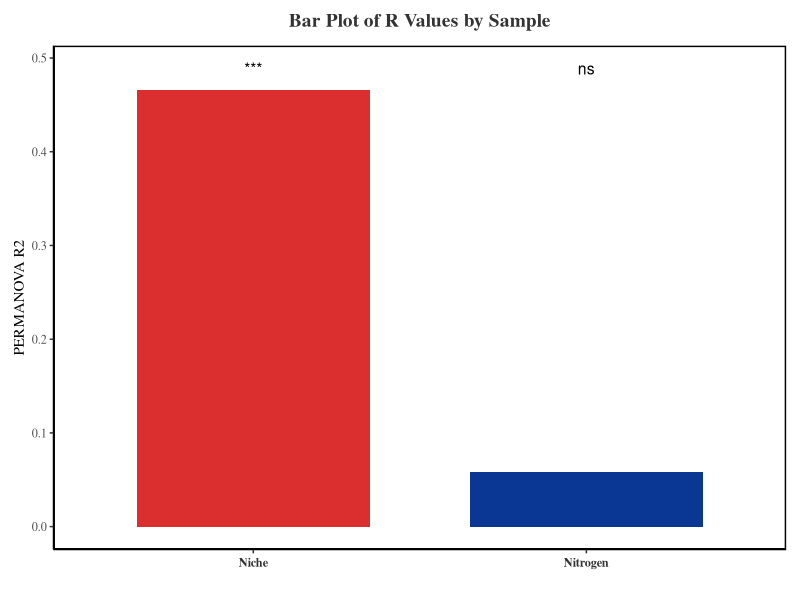
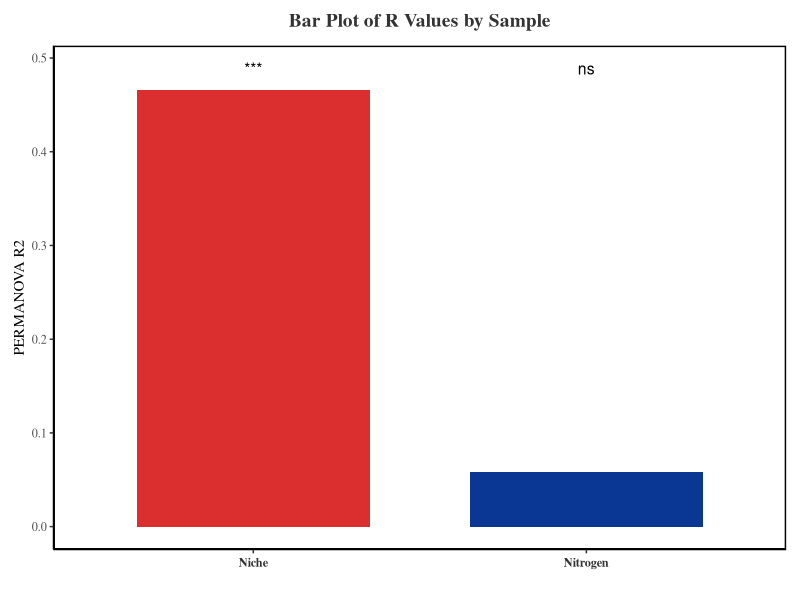

The R script that drew these images, in order:
setwd("C:/Users/ADMIN/Desktop/Longterm N code/Fig.5/")
library(vegan)
gene<-read.csv("Nitrogen gene abundance.csv",
               header = T,row.names = 1)
group<-read.csv("group.csv",header = T,row.names = 1)

gene2 <- merge(gene,group,by = "row.names")


gene3<-gene2[c(1,4:18)]
gene3$Anammox_Bacteria <- NULL
row.names(gene3) <- gene3$Row.names
gene3$Row.names <- NULL
#
variables <- gene3[1:12]
group_factors <- gene3[13:14]
set.seed(123) 

df <- gene3
permanova_nitrogen <- adonis2(variables ~ treatment, data = df, permutations = 9999)
print(permanova_nitrogen)

permanova_niche <- adonis2(variables ~ Niche, data = df, permutations = 9999)
print(permanova_niche)

r_value <- c(permanova_nitrogen$R2[1], permanova_niche$R2[1])
p_value <- c(permanova_nitrogen$`Pr(>F)`[1], permanova_niche$`Pr(>F)`[1])
sample <- c("Nitrogen", "Niche")

data <- data.frame(sample, r_value, p_value)

print(data)
head(data)

data$signif <- ifelse(data$p_value < 0.001, "***",
                      ifelse(data$p_value < 0.01, "**",
                             ifelse(data$p_value < 0.05, "*", "ns")))
print(data)

library(ggplot2)
plot <- ggplot(data, aes(x = sample, y = r_value, fill = sample)) +
  geom_bar(stat = "identity", position = "dodge", width = 0.7) +
  labs(x = "", y = "PERMANOVA R2", title = "Bar Plot of R Values by Sample") +
  geom_text(data = data, aes(x = sample, label = signif, y = max(r_value)*1.05), size = 4) +
  scale_fill_manual(values = c("Nitrogen" = "#093793","Niche" = "#DB2F2F")) +
  theme_classic() +
  theme(
    panel.border = element_rect(color = "black", fill = NA, size = 1),
    plot.title = element_text(size = 14, hjust = 0.5, color = "#333333", face = "bold", margin = margin(b = 10)),
    axis.text.x = element_text(angle = 0, vjust = 0.5, face = "bold", color = "#333333"),
    plot.margin = margin(10, 10, 10, 10, unit = "pt"),
    legend.position = "none",
    text = element_text(family = "serif"),
    panel.background = element_blank(),
    plot.background = element_blank()
  )

plot
ggsave(plot = plot,filename = "Niche and Nitrogen variations in gene abundance.pdf",device = "pdf",dpi = 300,width = 3,height = 6)
